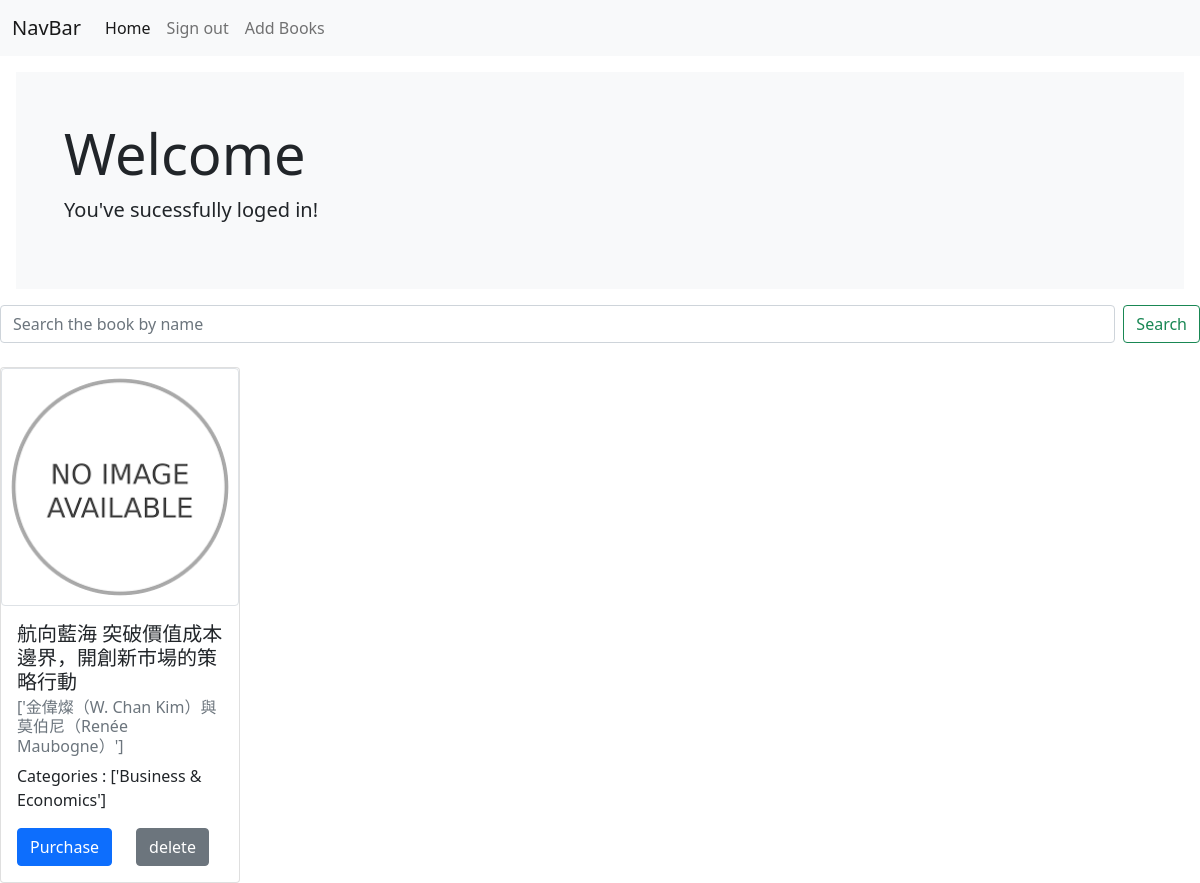
/users/Welcome (signed in), run on the app's committed database.
### lib_project/models.py (models this page shows, shortened)
class Books(db.Model):
    __tablename__ = 'books'
    B_id = db.Column(db.Integer, primary_key = True)
    ISBN_10 = db.Column(db.Integer)
    ISBN_13 = db.Column(db.Integer)
    title = db.Column(db.Text)
    img_url = db.Column(db.Text)
    authors = db.Column(db.Text)
    categories = db.Column(db.Text)
    purchase_url = db.Column(db.Text)
    published_date = db.Column(db.Text)
    created_time = db.Column(db.DateTime, default=datetime.now, nullable=False)
    users_owned = db.relationship("Owned_Books",backref='books')

### lib_project/users/views.py (the view, shortened to what this page needs)
@users_blueprints.route('/Welcome', methods=['GET','POST'])
@login_required
def user_page():
    U_id = session['user_U_id']
    search_item = ''
    user = Users.query.filter_by(U_id=U_id).first()
    owned_books_id = user.get_books()
    owned_books = Books.query.filter(
        Books.B_id.in_(owned_books_id)
    )
    owned_books = [vars(b) for b in owned_books]
    if search_item:
        owned_books = [book for book in owned_books if search_item.lower() in book['title'].lower() or search_item.lower() in book['authors'].lower()]
    return render_template('user_page.html', owned_books = owned_books)

### lib_project/models.py (called while the page is built)
@login_manager.user_loader
def load_user(user_id):
    return Users.query.get(user_id)

    def get_books(self):
        books = []
        for book in self.owned_books:
            books.append(book.B_id)
        return books

### lib_project/users/templates/users/user_page.html (shortened to what this page needs)
{% extends "base.html" %}
{% block content %}
<div class="bg-light p-5 rounded-lg m-3">
    <h1 class="display-4">Welcome</h1>
    <p class="lead">You've sucessfully loged in!</p>
</div>
<form class="d-flex" method="post">
    <input class="form-control me-2" name="book" placeholder="Search the book by name" aria-label="Search">
    <button class="btn btn-outline-success" name='send' type="submit" value='search_books'>Search</button>
</form>
<br>
<div class="row row-cols-3" style="display: flex; flex-wrap: wrap; width: 100vw;">
    {% for book in owned_books %}
    <div class="col">
        <div class="card " style="width: 20vw;">
            <img src="{{book['img_url']}}" class="img-thumbnail" alt="Image not found" onerror="this.onerror=null;this.src='imageNotFound.png';" style=" width: 100%;  height: auto; object-fit: cover;">
            <div class="card-body">
                <h5 class="card-title">{{book['title']}}</h5>
                <h6 class="card-subtitle mb-2 text-muted">{{book['authors']}}</h6>
                <p class="card-text">Categories : {{book['categories']}}</p>
                <div class="row">
                    <div class="col">
                        <a href="{{book['purchase_url']}}" class="btn btn-primary" target="_blank">Purchase </a>
                    </div>
                    <div class="col">
                        <form method="post">
                            <input type="submit" name='send' class="btn btn-secondary " value='delete'>
                        </form>
                    </div>
                </div>
            </div>
        </div>
    </div>
    {% endfor %}
</div>
{% endblock %}

### data on the page
Books: title "航向藍海 突破價值成本邊界，開創新市場的策略行動", authors "['金偉燦（W. Chan Kim）與莫伯尼（Renée Maubogne）']", categories "['Business & Economics']"
